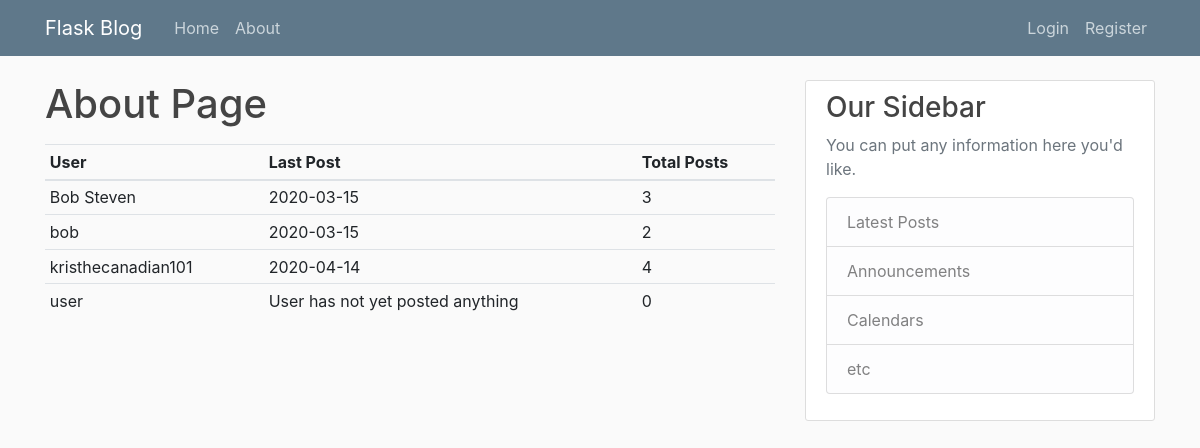
Before: /about with the older database file.
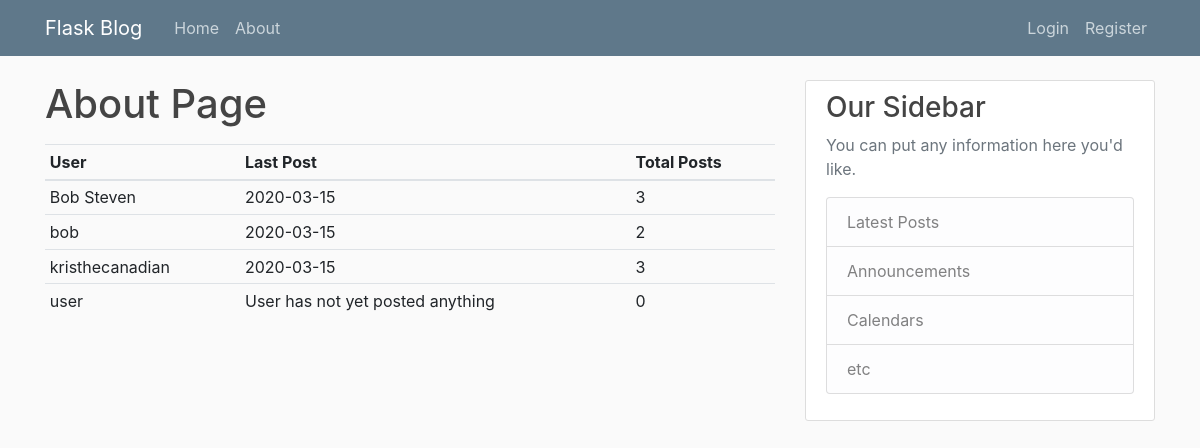
After: the same page with the newer database file.
### app/models.py (models this page shows, shortened)
class User(db.Model, UserMixin):
    id = db.Column(db.Integer, primary_key=True)
    username = db.Column(db.String(20), unique=True, nullable=False)
    email = db.Column(db.String(120), unique=True, nullable=False)
    image_file = db.Column(db.String(20), nullable=False, default='userimage.png')
    password = db.Column(db.String(60), nullable=False)
    posts = db.relationship('Post', backref='author', lazy=True)

class Post(db.Model):
    id = db.Column(db.Integer, primary_key=True)
    title = db.Column(db.String(100), nullable=False)
    date_posted = db.Column(db.DateTime, nullable=False, default=datetime.utcnow)
    content = db.Column(db.Text, nullable=False)
    user_id = db.Column(db.Integer, db.ForeignKey('user.id'), nullable=False)

### app/main/routes.py (the view)
@main.route('/about')
def about():
    users = User.query.order_by(User.username)
    posts = []
    count = []
    for user in users:
        q = Post.query.filter_by(author=user).order_by(Post.date_posted.desc())
        posts.append(q.first())
        count.append(q.count())
    return render_template('about.html', title='About', users=users, posts=posts, count=count)

### app/templates/about.html (shortened to what this page needs)
{% extends 'base.html' %}
{% block content %}
    <h1>About Page</h1>
    <div class="mt-3">
        <table class="table table-sm">
            <thead>
            <tr>
                <th scope="col">User</th>
                <th scope="col">Last Post</th>
                <th scope="col">Total Posts</th>
            </tr>
            </thead>
            <tbody>
            {% for i in range(posts|length) %}
                <tr>
                    <td> {{ users[i].username }} </td>
                    {% if posts[i] != None %}
                        <td> {{ posts[i].date_posted.strftime('%Y-%m-%d') }} </td>
                    {% else %}
                        <td>User has not yet posted anything</td>
                    {% endif %}
                    <td>{{ count[i] }}</td>
                </tr>
            {% endfor %}
            </tbody>
        </table>
    </div>
{% endblock %}

Changed rows visible on the page:
removed Post: date_posted "2020-04-14"
now on this page (row edited): Post: date_posted "2020-03-15"
Other visible differences:
new list line: "kristhecanadian"
new list line: "3"
list line gone: "kristhecanadian101"
list line gone: "4"
